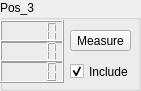
     <widget class="QGroupBox" name="Calib_box_3">
      <property name="geometry">
       <rect>
        <x>360</x>
        <y>510</y>
        <width>141</width>
        <height>91</height>
       </rect>
      </property>
      <property name="title">
       <string>Pos_3</string>
      </property>
      <widget class="QLCDNumber" name="calib_box_x_3">
       <property name="geometry">
        <rect>
         <x>0</x>
         <y>20</y>
         <width>64</width>
         <height>23</height>
        </rect>
       </property>
      </widget>
      <widget class="QLCDNumber" name="calib_box_y_3">
       <property name="geometry">
        <rect>
         <x>0</x>
         <y>40</y>
         <width>64</width>
         <height>23</height>
        </rect>
       </property>
      </widget>
      <widget class="QLCDNumber" name="calib_box_z_3">
       <property name="geometry">
        <rect>
         <x>0</x>
         <y>60</y>
         <width>64</width>
         <height>23</height>
        </rect>
       </property>
      </widget>
      <widget class="QPushButton" name="calibButton_3">
       <property name="geometry">
        <rect>
         <x>70</x>
         <y>30</y>
         <width>61</width>
         <height>21</height>
        </rect>
       </property>
       <property name="text">
        <string>Measure</string>
       </property>
      </widget>
      <widget class="QCheckBox" name="checkBox_3">
       <property name="geometry">
        <rect>
         <x>70</x>
         <y>60</y>
         <width>92</width>
         <height>23</height>
        </rect>
       </property>
       <property name="text">
        <string>Include</string>
       </property>
       <property name="checked">
        <bool>true</bool>
       </property>
      </widget>
     </widget>
